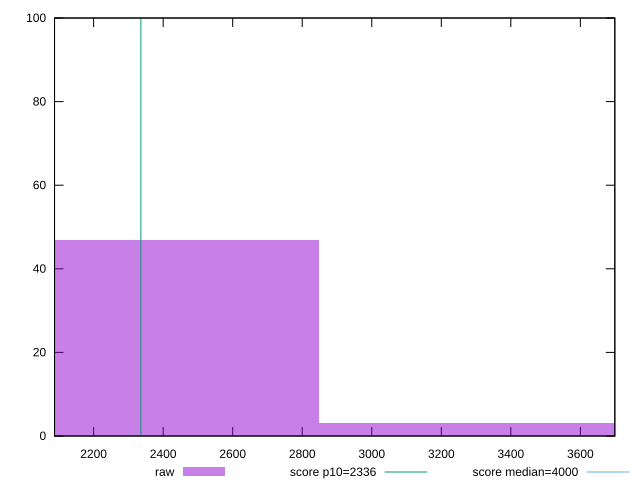

This chart was generated by the following gnuplot code:
reset

$raw <<EOF
3624.232105117666 3
2588.7372179411896 47
2070.989774352952 47
3106.4846615294277 3
EOF

set key outside below
set boxwidth 517.747443588238
set xrange [2087.5954999999994:3699.0849999999996]
set yrange [0:100]
set trange [0:100]
set style fill transparent solid 0.5 noborder

set parametric
set terminal svg size 640, 490 enhanced background rgb 'white'
set output "report_00014_2021-02-09T15:56:05.503Z/first-contentful-paint/samples/pages+cached+noadtech/raw/histogram.svg"

plot $raw title "raw" with boxes, \
     2336,t title "score p10=2336", \
     4000,t title "score median=4000"

reset
